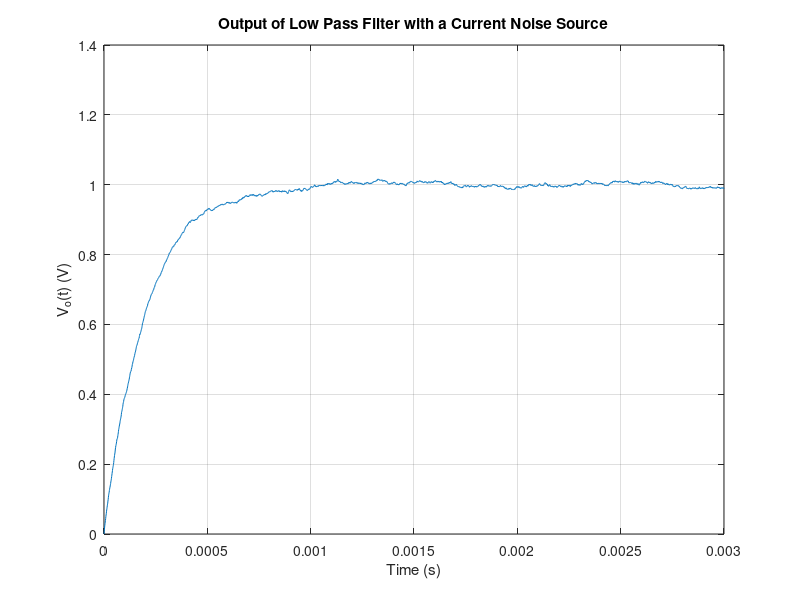
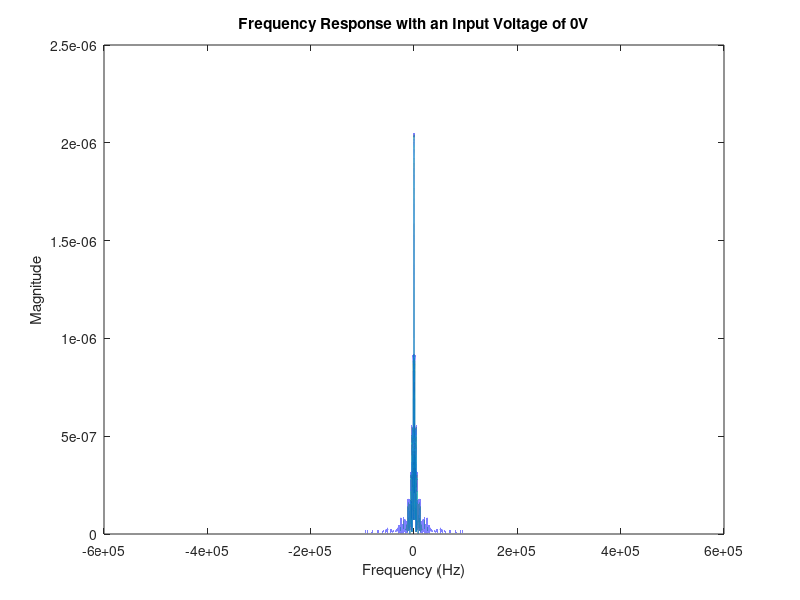

Here is the MATLAB script that generated these plots, in order: (Note: a time limit stopped this script after it produced the figures.)
clear
clc

R = 20;                            
C = 10e-6;                          
Vi = 1;

Delta_t = 1e-6;
t = 0:Delta_t:3e-3;
Vo_n1 = zeros(1,length(t));
Vo_n1(1) = 0; 
for i = 1:(length(t) - 1)
    i_noise = (Vi/(5*R))*randn;
    Vo_n1(i+1) = (Delta_t * (((Vi - Vo_n1(i)) / (R*C)) + (i_noise/C))) + Vo_n1(i);
end
figure(1)
plot(t,Vo_n1)
title('Output of Low Pass Filter with a Current Noise Source')
xlabel('Time (s)')
ylabel('V_o(t) (V)')
grid on
print('Part1_A','-dpng')

Vo_n2 = zeros(1,length(t));
Vo_n2(1) = 0; 
for i = 1:(length(t) - 1)
    i_noise = (1/(5*R))*randn;
    Vo_n2(i+1) = (Delta_t * ((-Vo_n2(i) / (R*C)) + (i_noise/C))) + Vo_n2(i);
end
V_RMS = sqrt(mean(Vo_n2.^2));

Fs = 1/Delta_t;
t = (0:Delta_t:(10 - Delta_t))';
N = size(t,1);
Y = fftshift(fft(Vo_n2,N));
dF = Fs/N;
f = (-Fs/2):dF:(Fs/2-dF);
figure(2)
plot(f,abs(Y)/N)
xlabel('Frequency (Hz)')
ylabel('Magnitude')
title('Frequency Response with an Input Voltage of 0V')
print('Part1_B','-dpng')

R1 = 10;
C1 = 10e-6;
Vo_n3 = zeros(1,length(t));
Vo_n3(1) = 0; 
for i = 1:(length(t) - 1)
    i_noise = (1/(5*R))*randn;
    Vo_n3(i+1) = (Delta_t * ((-Vo_n3(i) / (R1*C1)) + (i_noise/C1))) + Vo_n3(i);
end
V_RMS2 = sqrt(mean(Vo_n3.^2));
Y2 = fftshift(fft(Vo_n3,N));
figure(3)
plot(f,abs(Y2)/N)
xlabel('Frequency (Hz)')
ylabel('Magnitude')
title('Frequency Response with R = 10\Omega and C = 10\muF')
print('Part1_C','-dpng')

R2 = 50;
C2 = 10e-6;
Vo_n4 = zeros(1,length(t));
Vo_n4(1) = 0; 
for i = 1:(length(t) - 1)
    i_noise = (1/(5*R))*randn;
    Vo_n4(i+1) = (Delta_t * ((-Vo_n4(i) / (R2*C2)) + (i_noise/C2))) + Vo_n4(i);
end
V_RMS3 = sqrt(mean(Vo_n4.^2));
Y3 = fftshift(fft(Vo_n4,N));
figure(4)
plot(f,abs(Y3)/N)
xlabel('Frequency (Hz)')
ylabel('Magnitude')
title('Frequency Response with R = 50\Omega and C = 10\muF')
print('Part1_D','-dpng')

R3 = 10;
C3 = 20e-6;
Vo_n5 = zeros(1,length(t));
Vo_n5(1) = 0; 
for i = 1:(length(t) - 1)
    i_noise = (1/(5*R))*randn;
    Vo_n5(i+1) = (Delta_t * ((-Vo_n5(i) / (R3*C3)) + (i_noise/C3))) + Vo_n5(i);
end
V_RMS4 = sqrt(mean(Vo_n5.^2));
Y4 = fftshift(fft(Vo_n5,N));
figure(5)
plot(f,abs(Y4)/N)
xlabel('Frequency (Hz)')
ylabel('Magnitude')
title('Frequency Response with R = 10\Omega and C = 20\muF')
print('Part1_E','-dpng')
